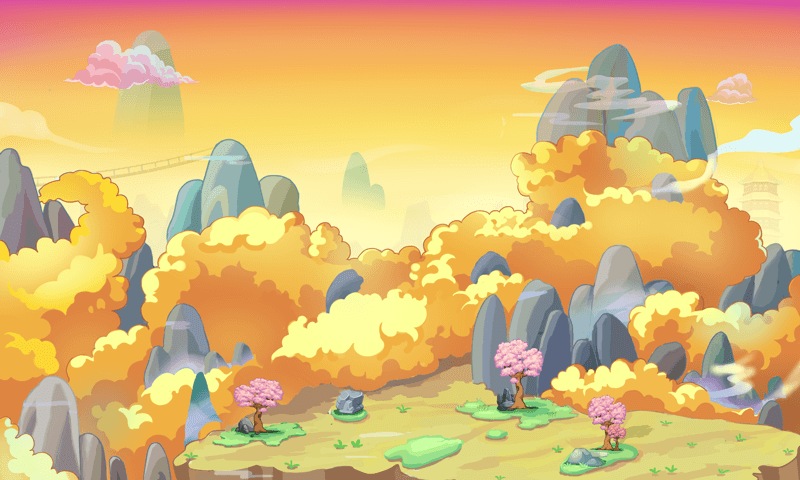

Tiled map render using the project's own tile images. Description and the map definition, with tile-layer contents summarised, below:
An orthogonal 25x15 tile map with 32x32 px tiles, 1 tile layer (bg) and 27 objects.

<map version="1.0" orientation="orthogonal" width="25" height="15" tilewidth="32" tileheight="32">
 <tileset firstgid="1" name="bg05" tilewidth="32" tileheight="32">
  <image source="bg05.png" width="800" height="480" />
 </tileset>
 <layer name="bg" width="25" height="15">
  <data>[375 cells, 375 non-empty, 375 distinct tile ids]</data>
 </layer>
 <objectgroup name="logic" width="25" height="15" opacity="0.9">
  <object x="104" y="255" width="64" height="64">
   <properties>
    <property name="type" value="2" />
   </properties>
  </object>
  <object x="107" y="396" width="32" height="32">
   <properties>
    <property name="type" value="17" />
   </properties>
  </object>
  <object x="360" y="297" width="64" height="64">
   <properties>
    <property name="type" value="11" />
   </properties>
  </object>
  <object x="340" y="368" width="96" height="96">
   <properties>
    <property name="type" value="5" />
   </properties>
  </object>
  <object x="215" y="341" width="32" height="32">
   <properties>
    <property name="type" value="9" />
   </properties>
  </object>
  <object x="170" y="308" width="32" height="32">
   <properties>
    <property name="type" value="15" />
   </properties>
  </object>
  <object x="658" y="296" width="32" height="32">
   <properties>
    <property name="type" value="12" />
   </properties>
  </object>
  <object x="184" y="230" width="64" height="64">
   <properties>
    <property name="type" value="11" />
   </properties>
  </object>
  <object x="242" y="385" width="64" height="64">
   <properties>
    <property name="type" value="2" />
   </properties>
  </object>
  <object x="511" y="308" width="64" height="64">
   <properties>
    <property name="type" value="2" />
   </properties>
  </object>
  <object x="519" y="389" width="64" height="64">
   <properties>
    <property name="type" value="4" />
   </properties>
  </object>
  <object x="105" y="184" width="64" height="64">
   <properties>
    <property name="type" value="4" />
   </properties>
  </object>
  <object x="436" y="312" width="32" height="32">
   <properties>
    <property name="type" value="9" />
   </properties>
  </object>
  <object x="152" y="382" width="64" height="64">
   <properties>
    <property name="type" value="4" />
   </properties>
  </object>
  <object x="270" y="298" width="64" height="64">
   <properties>
    <property name="type" value="4" />
   </properties>
  </object>
  <object x="363" y="199" width="64" height="64">
   <properties>
    <property name="type" value="4" />
   </properties>
  </object>
  <object x="605" y="208" width="64" height="64">
   <properties>
    <property name="type" value="4" />
   </properties>
  </object>
  <object x="104" y="342" width="32" height="32">
   <properties>
    <property name="type" value="9" />
   </properties>
  </object>
  <object x="178" y="190" width="32" height="32">
   <properties>
    <property name="type" value="6" />
   </properties>
  </object>
  <object x="569" y="189" width="32" height="32">
   <properties>
    <property name="type" value="6" />
   </properties>
  </object>
  <object x="268" y="241" width="32" height="32">
   <properties>
    <property name="type" value="14" />
   </properties>
  </object>
  <object x="644" y="403" width="48" height="64">
   <properties>
    <property name="type" value="11" />
   </properties>
  </object>
  <object x="465" y="220" width="48" height="64">
   <properties>
    <property name="type" value="11" />
   </properties>
  </object>
  <object x="542" y="229" width="64" height="64">
   <properties>
    <property name="type" value="11" />
   </properties>
  </object>
  <object x="576" y="309" width="64" height="64">
   <properties>
    <property name="type" value="11" />
   </properties>
  </object>
  <object x="460" y="398" width="32" height="32">
   <properties>
    <property name="type" value="13" />
   </properties>
  </object>
  <object x="312" y="244" width="32" height="32">
   <properties>
    <property name="type" value="9" />
   </properties>
  </object>
 </objectgroup>
</map>
